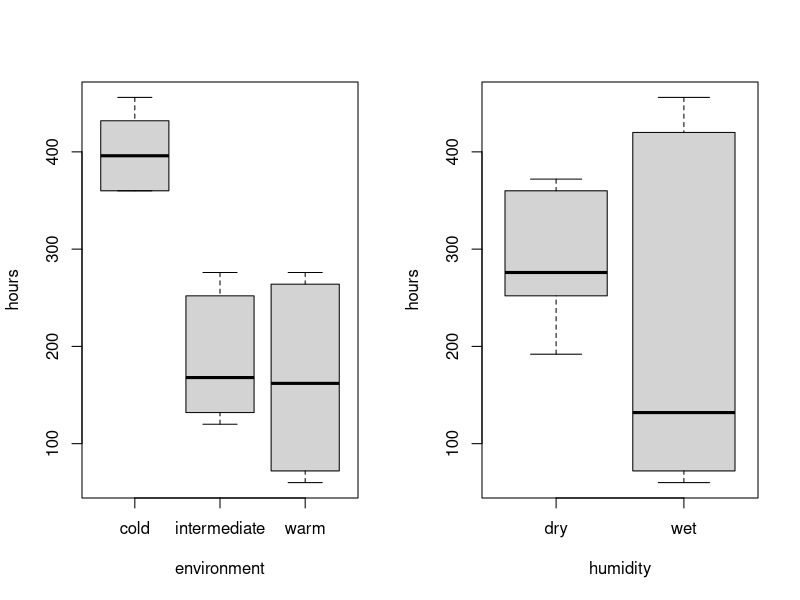
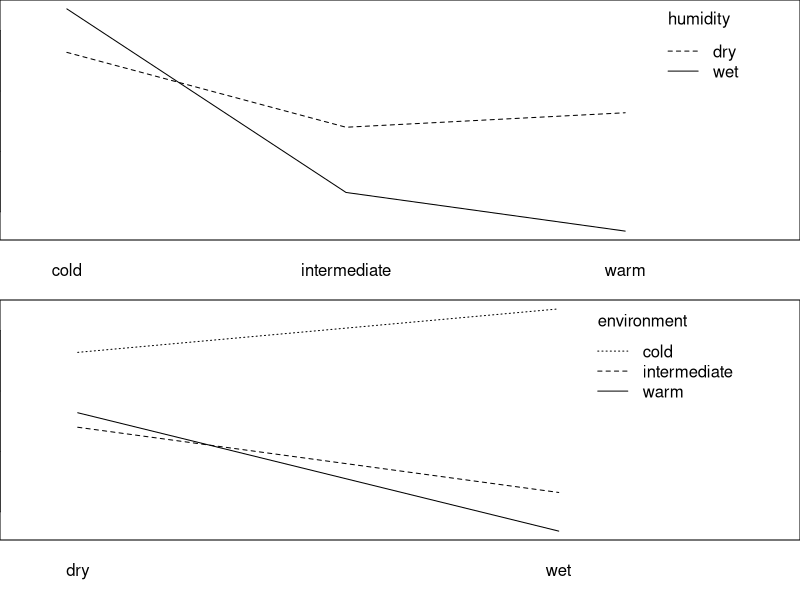

The R source for these figures, in order: (Note: this script raises an error after producing the figures.)
## ---- chunk 1
data_bread <- read.table("bread.txt", header=TRUE)
I<-3; J<-2; N<-3
rbind(
    rep(c("cold", "intermedia", "warm"), each=N*J), 
    rep(c("dry", "wet"), N*I), 
    sample(1:(N*I*J))
)
## ---- chunk 2
# par(mar=rep(2, 4))
par(mfrow=c(1, 2))
# attach(data_bread)
boxplot(hours~environment, data=data_bread)
boxplot(hours~humidity, data=data_bread)
## ---- chunk 3
with(data_bread, {
        par(mfrow=c(2, 1), mar = c(3, 0, 0, 0))
        interaction.plot(environment, humidity, hours)
        interaction.plot(humidity, environment, hours)
    }
)
## ---- chunk 4
# factor_env = as.factor(environment); factor_hum = as.factor(humidity)
bread_lm <- lm(hours ~ environment * humidity)
res <- anova(bread_lm)
res
## ---- chunk 5
summary <- summary(bread_lm)$coefficients
## ---- chunk 6
par(mfrow=c(1, 2))
qqnorm(residuals(bread_lm))
plot(fitted(bread_lm), residuals(bread_lm))
